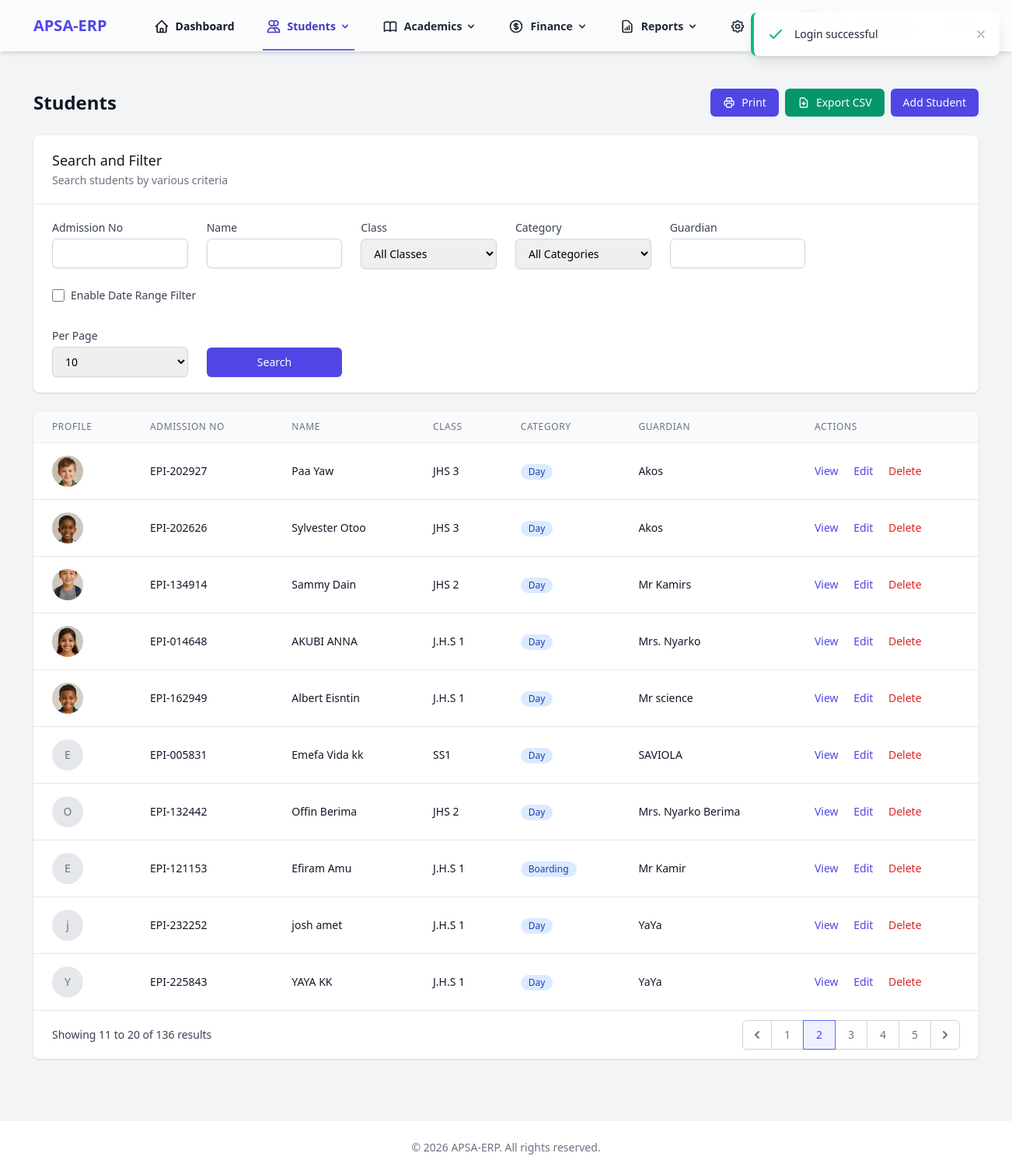
Screenshot of /students?page=2&per_page=10 (signed in) with the database file from the repository.
### tables this page shows
CREATE TABLE `students` (
  `id` int NOT NULL AUTO_INCREMENT,
  `user_id` int DEFAULT NULL,
  `admission_no` varchar(20) NOT NULL,
  `first_name` varchar(50) NOT NULL,
  `last_name` varchar(50) NOT NULL,
  `dob` date DEFAULT NULL,
  `gender` enum('male','female','other') DEFAULT NULL,
  `class_id` int DEFAULT NULL,
  `guardian_name` varchar(100) DEFAULT NULL,
  `guardian_phone` varchar(20) DEFAULT NULL,
  `address` text,
  `medical_info` text,
  `created_at` timestamp NULL DEFAULT CURRENT_TIMESTAMP,
  `updated_at` timestamp NULL DEFAULT CURRENT_TIMESTAMP ON UPDATE CURRENT_TIMESTAMP,
  `profile_picture` varchar(255) DEFAULT NULL,
  `admission_date` date DEFAULT NULL,
  `academic_year_id` int DEFAULT NULL,
  `student_category` enum('regular_day','regular_boarding','international') NOT NULL DEFAULT 'regular_day',
  `student_category_details` text,
  `password` varchar(255) DEFAULT NULL,
  `parent_password` varchar(255) DEFAULT NULL,
  `student_portal_status` varchar(20) DEFAULT 'active',
  `parent_portal_status` varchar(20) DEFAULT 'active',
  PRIMARY KEY (`id`),
  UNIQUE KEY `admission_no` (`admission_no`),
  KEY `user_id` (`user_id`),
  KEY `fk_students_academic_year` (`academic_year_id`)
);

CREATE TABLE `classes` (
  `id` int NOT NULL AUTO_INCREMENT,
  `name` varchar(50) NOT NULL,
  `level` varchar(50) DEFAULT NULL,
  `created_at` timestamp NULL DEFAULT CURRENT_TIMESTAMP,
  `updated_at` timestamp NULL DEFAULT CURRENT_TIMESTAMP ON UPDATE CURRENT_TIMESTAMP,
  `capacity` int DEFAULT '30',
  PRIMARY KEY (`id`)
);

### resources/views/students/index.php (the view, shortened to what the rows shown need)
<?php
$studentCategoryLabels = [
    'regular_day' => 'Day',
    'regular_boarding' => 'Boarding',
    'international' => 'Intl'
];
?>
<div class="max-w-7xl mx-auto py-6 sm:px-6 lg:px-8">
    <div class="px-4 py-6 sm:px-0">
        <div class="flex justify-between items-center mb-6">
            <h1 class="text-2xl font-semibold text-gray-900">Students</h1>
        </div>
        <div class="bg-white shadow overflow-hidden sm:rounded-lg">
            <div class="overflow-x-auto">
                <table class="min-w-full divide-y divide-gray-200">
                    <thead class="bg-gray-50">
                        <tr>
                            <th scope="col" class="px-6 py-3 text-left text-xs font-medium text-gray-500 uppercase tracking-wider">
                                Profile
                            </th>
                            <th scope="col" class="px-6 py-3 text-left text-xs font-medium text-gray-500 uppercase tracking-wider">
                                Admission No
                            </th>
                            <th scope="col" class="px-6 py-3 text-left text-xs font-medium text-gray-500 uppercase tracking-wider">
                                Name
                            </th>
                            <th scope="col" class="px-6 py-3 text-left text-xs font-medium text-gray-500 uppercase tracking-wider">
                                Class
                            </th>
                            <th scope="col" class="px-6 py-3 text-left text-xs font-medium text-gray-500 uppercase tracking-wider">
                                Category
                            </th>
                            <th scope="col" class="px-6 py-3 text-left text-xs font-medium text-gray-500 uppercase tracking-wider">
                                Guardian
                            </th>
                            <th scope="col" class="px-6 py-3 text-left text-xs font-medium text-gray-500 uppercase tracking-wider">
                                Actions
                            </th>
                        </tr>
                    </thead>
                    <tbody class="bg-white divide-y divide-gray-200">
                        <?php if (empty($students)): ?>
                            <tr>
                                <td colspan="7" class="px-6 py-4 text-center text-sm text-gray-500">
                                    No students found.
                                </td>
                            </tr>
                        <?php else: ?>
                            <?php foreach ($students as $student): ?>
                                <tr>
                                    <td class="px-6 py-4 whitespace-nowrap text-sm text-gray-900">
                                        <?php if (!empty($student['profile_picture'])): ?>
                                            <img src="/storage/uploads/<?= htmlspecialchars($student['profile_picture']) ?>" alt="Profile Picture" class="h-10 w-10 object-cover rounded-full" onerror="this.src='/images/default-profile.png';">
                                        <?php else: ?>
                                            <div class="h-10 w-10 rounded-full bg-gray-200 flex items-center justify-center">
                                                <span class="text-gray-500 text-sm"><?= substr($student['first_name'], 0, 1) ?></span>
                                            </div>
                                        <?php endif; ?>
                                    </td>
                                    <td class="px-6 py-4 whitespace-nowrap text-sm text-gray-900">
                                        <?= htmlspecialchars($student['admission_no']) ?>
                                    </td>
                                    <td class="px-6 py-4 whitespace-nowrap text-sm text-gray-900">
                                        <?= htmlspecialchars($student['first_name'] . ' ' . $student['last_name']) ?>
                                    </td>
                                    <td class="px-6 py-4 whitespace-nowrap text-sm text-gray-900">
                                        <?= htmlspecialchars($student['class_name'] ?? 'N/A') ?>
                                    </td>
                                    <td class="px-6 py-4 whitespace-nowrap text-sm text-gray-900">
                                        <span class="inline-flex items-center px-2.5 py-0.5 rounded-full text-xs font-medium bg-blue-100 text-blue-800">
                                            <?= htmlspecialchars($studentCategoryLabels[$student['student_category'] ?? 'regular_day']) ?>
                                        </span>
                                    </td>
                                    <td class="px-6 py-4 whitespace-nowrap text-sm text-gray-900">
                                        <?= htmlspecialchars($student['guardian_name'] ?? 'N/A') ?>
                                    </td>
                                    <td class="px-6 py-4 whitespace-nowrap text-sm font-medium">
                                        <a href="/students/<?= $student['id'] ?>" class="text-indigo-600 hover:text-indigo-900">View</a>
                                        <a href="/students/<?= $student['id'] ?>/edit" class="ml-4 text-indigo-600 hover:text-indigo-900">Edit</a>
                                        <a href="/students/<?= $student['id'] ?>/delete" class="ml-4 text-red-600 hover:text-red-900"
                                           onclick="return confirm('Are you sure you want to delete this student? This action cannot be undone.')">
                                            Delete
                                        </a>
                                    </td>
                                </tr>
                            <?php endforeach; ?>
                        <?php endif; ?>
                    </tbody>
                </table>
            </div>
        </div>
    </div>
</div>
<?php
include RESOURCES_PATH . '/layouts/app.php';
?>

### rows the page displays
students: profile_picture (picture), admission_no "EPI-202927", first_name+last_name "Paa Yaw", class.name "JHS 3", student_category "Day", guardian_name "Akos"
students: profile_picture (picture), admission_no "EPI-202626", first_name+last_name "Sylvester Otoo", class.name "JHS 3", student_category "Day", guardian_name "Akos"
students: profile_picture (picture), admission_no "EPI-134914", first_name+last_name "Sammy Dain", class.name "JHS 2", student_category "Day", guardian_name "Mr Kamirs"
students: profile_picture (picture), admission_no "EPI-014648", first_name+last_name "AKUBI ANNA", class.name "J.H.S 1", student_category "Day", guardian_name "Mrs. Nyarko"
students: profile_picture (picture), admission_no "EPI-162949", first_name+last_name "Albert Eisntin", class.name "J.H.S 1", student_category "Day", guardian_name "Mr science"
students: first_name "E", admission_no "EPI-005831", first_name+last_name "Emefa Vida kk", class.name "SS1", student_category "Day", guardian_name "SAVIOLA"
students: first_name "O", admission_no "EPI-132442", first_name+last_name "Offin Berima", class.name "JHS 2", student_category "Day", guardian_name "Mrs. Nyarko Berima"
students: first_name "E", admission_no "EPI-121153", first_name+last_name "Efiram Amu", class.name "J.H.S 1", student_category "Boarding", guardian_name "Mr Kamir"
students: first_name "j", admission_no "EPI-232252", first_name+last_name "josh amet", class.name "J.H.S 1", student_category "Day", guardian_name "YaYa"
students: first_name "Y", admission_no "EPI-225843", first_name+last_name "YAYA KK", class.name "J.H.S 1", student_category "Day", guardian_name "YaYa"

### other values shown
APP_NAME "APSA-ERP"
$pagination['total_records'] "136"
